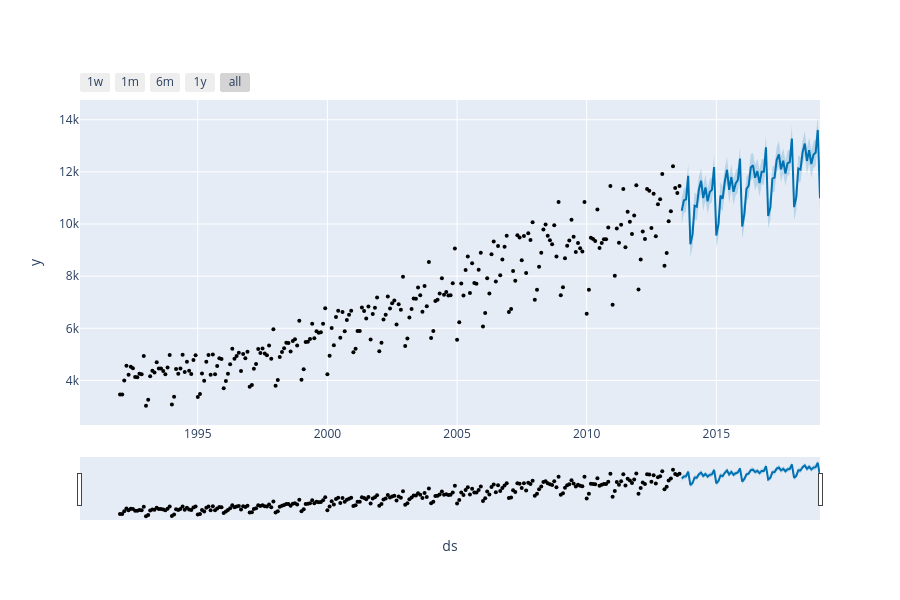

The notebook cell saved with this chart:
### Code cell
from prophet.plot import plot_plotly

fig = plot_plotly(model, forecast)
fig.show()
